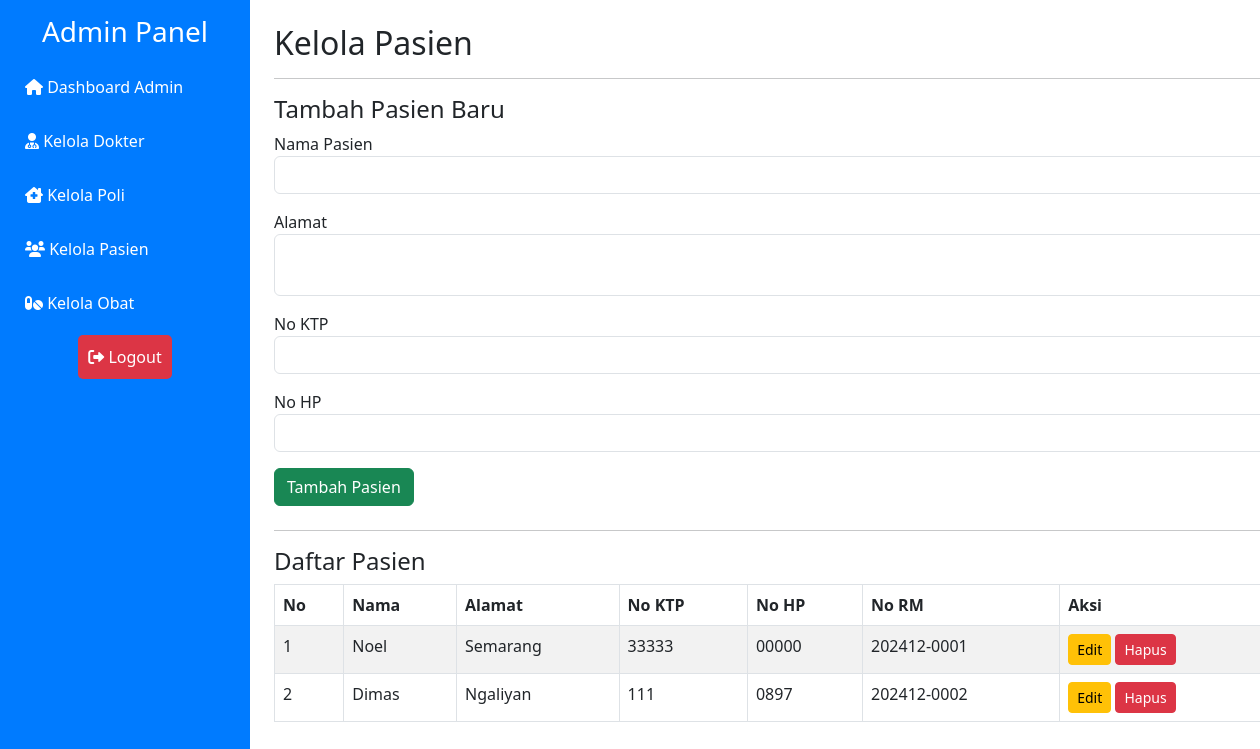
Before: /admin/pasien.php with the older database file.
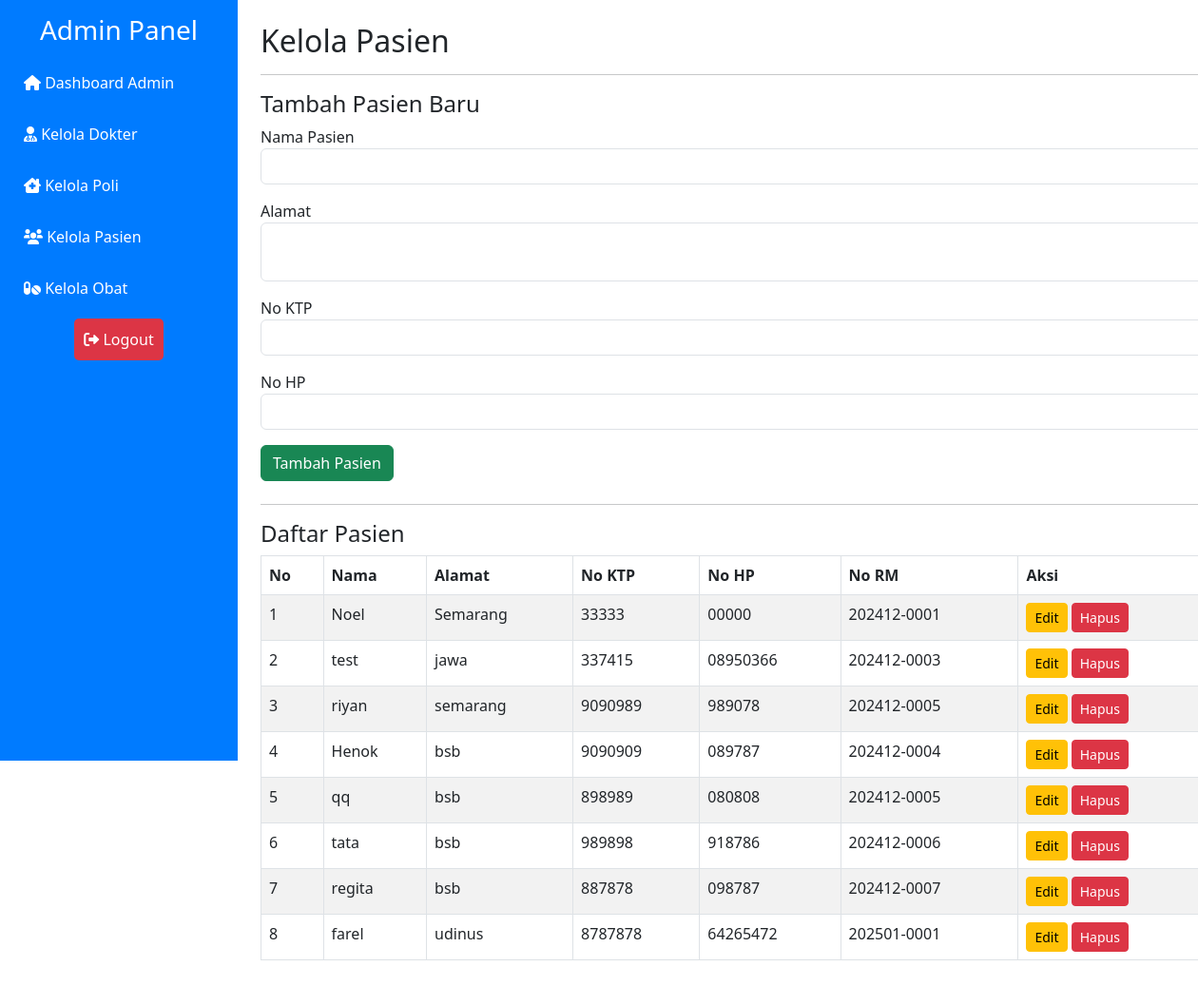
After: the same page with the newer database file.
### tables this page shows
CREATE TABLE `pasien` (
  `id_pasien` int NOT NULL,
  `nama_pasien` varchar(255) NOT NULL,
  `alamat` text,
  `no_ktp` varchar(16) NOT NULL,
  `no_hp` varchar(15) NOT NULL,
  `no_rm` char(12) DEFAULT NULL
);

### admin/pasien.php (the view, shortened to what this page needs)
<?php
include('../includes/db.php');
$pasien_result = mysqli_query($conn, "SELECT * FROM Pasien");
$edit_data = null;
?>
<!DOCTYPE html>
<html lang="en">
<head>
    <link href="https://cdn.jsdelivr.net/npm/bootstrap@5.3.0-alpha3/dist/css/bootstrap.min.css" rel="stylesheet">
    <link rel="stylesheet" href="https://cdnjs.cloudflare.com/ajax/libs/font-awesome/6.0.0-beta3/css/all.min.css">
    <link href="../assets/style.css" rel="stylesheet">
</head>
<body>
    <div class="container-fluid">
        <div class="row">
    <div class="sidebar d-md-block" id="sidebar">
        <h3 class="text-center mb-3">Admin Panel</h3>
        <a href="dashboard.php"><i class="fas fa-home"></i> Dashboard Admin</a>
        <a href="dokter.php"><i class="fas fa-user-md"></i> Kelola Dokter</a>
        <a href="poli.php"><i class="fas fa-clinic-medical"></i> Kelola Poli</a>
        <a href="pasien.php"><i class="fas fa-users"></i> Kelola Pasien</a>
        <a href="obat.php"><i class="fas fa-pills"></i> Kelola Obat</a>
        <div class="logout mt-auto">
            <a href="../logout.php"><i class="fas fa-sign-out-alt"></i> Logout</a>
        </div>
    </div>
            <div class="col-md-9 col-lg-10 content p-4">
                <h2>Kelola Pasien</h2>
                <hr>
                <div class="mb-4">
                    <h4><?= $edit_data ? "Edit Pasien" : "Tambah Pasien Baru" ?></h4>
                    <form method="POST">
                        <div class="mb-3">
                            <label>Nama Pasien</label>
                            <input type="text" name="nama_pasien" class="form-control" value="<?= $edit_data ? $edit_data['nama_pasien'] : '' ?>" required>
                        </div>
                        <div class="mb-3">
                            <label>Alamat</label>
                            <textarea name="alamat" class="form-control" required><?= $edit_data ? $edit_data['alamat'] : '' ?></textarea>
                        </div>
                        <div class="mb-3">
                            <label>No KTP</label>
                            <input type="text" name="no_ktp" class="form-control" maxlength="16" value="<?= $edit_data ? $edit_data['no_ktp'] : '' ?>" required>
                        </div>
                        <div class="mb-3">
                            <label>No HP</label>
                            <input type="text" name="no_hp" class="form-control" maxlength="15" value="<?= $edit_data ? $edit_data['no_hp'] : '' ?>" required>
                        </div>
                        <button type="submit" name="create_or_update_pasien" class="btn btn-success"><?= $edit_data ? "Perbarui Pasien" : "Tambah Pasien" ?></button>
                    </form>
                </div>
                <hr>
                <h4>Daftar Pasien</h4>
                <table class="table table-bordered table-striped">
                    <thead>
                        <tr>
                            <th>No</th>
                            <th>Nama</th>
                            <th>Alamat</th>
                            <th>No KTP</th>
                            <th>No HP</th>
                            <th>No RM</th>
                            <th>Aksi</th>
                        </tr>
                    </thead>
                    <tbody>
                        <?php
                        $no = 1;
                        while ($pasien = mysqli_fetch_assoc($pasien_result)) { ?>
                            <tr>
                                <td><?= $no++ ?></td>
                                <td><?= $pasien['nama_pasien'] ?></td>
                                <td><?= $pasien['alamat'] ?></td>
                                <td><?= $pasien['no_ktp'] ?></td>
                                <td><?= $pasien['no_hp'] ?></td>
                                <td><?= $pasien['no_rm'] ?></td>
                                <td>
                                    <a href="pasien.php?edit_id=<?= $pasien['id_pasien'] ?>" class="btn btn-warning btn-sm">Edit</a>
                                    <a href="pasien.php?delete_id=<?= $pasien['id_pasien'] ?>" class="btn btn-danger btn-sm" onclick="return confirm('Yakin ingin menghapus pasien ini?')">Hapus</a>
                                </td>
                            </tr>
                        <?php } ?>
                    </tbody>
                </table>
            </div>
        </div>
    </div>
</body>
</html>

Changed rows visible on the page:
removed pasien: nama_pasien "Dimas", alamat "Ngaliyan", no_ktp "111", no_hp "0897", no_rm "202412-0002"
added pasien: nama_pasien "test", alamat "jawa", no_ktp "337415", no_hp "08950366", no_rm "202412-0003"
added pasien: nama_pasien "riyan", alamat "semarang", no_ktp "9090989", no_hp "989078", no_rm "202412-0005"
added pasien: nama_pasien "Henok", alamat "bsb", no_ktp "9090909", no_hp "089787", no_rm "202412-0004"
added pasien: nama_pasien "qq", alamat "bsb", no_ktp "898989", no_hp "080808", no_rm "202412-0005"
added pasien: nama_pasien "tata", alamat "bsb", no_ktp "989898", no_hp "918786", no_rm "202412-0006"
added pasien: nama_pasien "regita", alamat "bsb", no_ktp "887878", no_hp "098787", no_rm "202412-0007"
added pasien: nama_pasien "farel", alamat "udinus", no_ktp "8787878", no_hp "64265472", no_rm "202501-0001"
